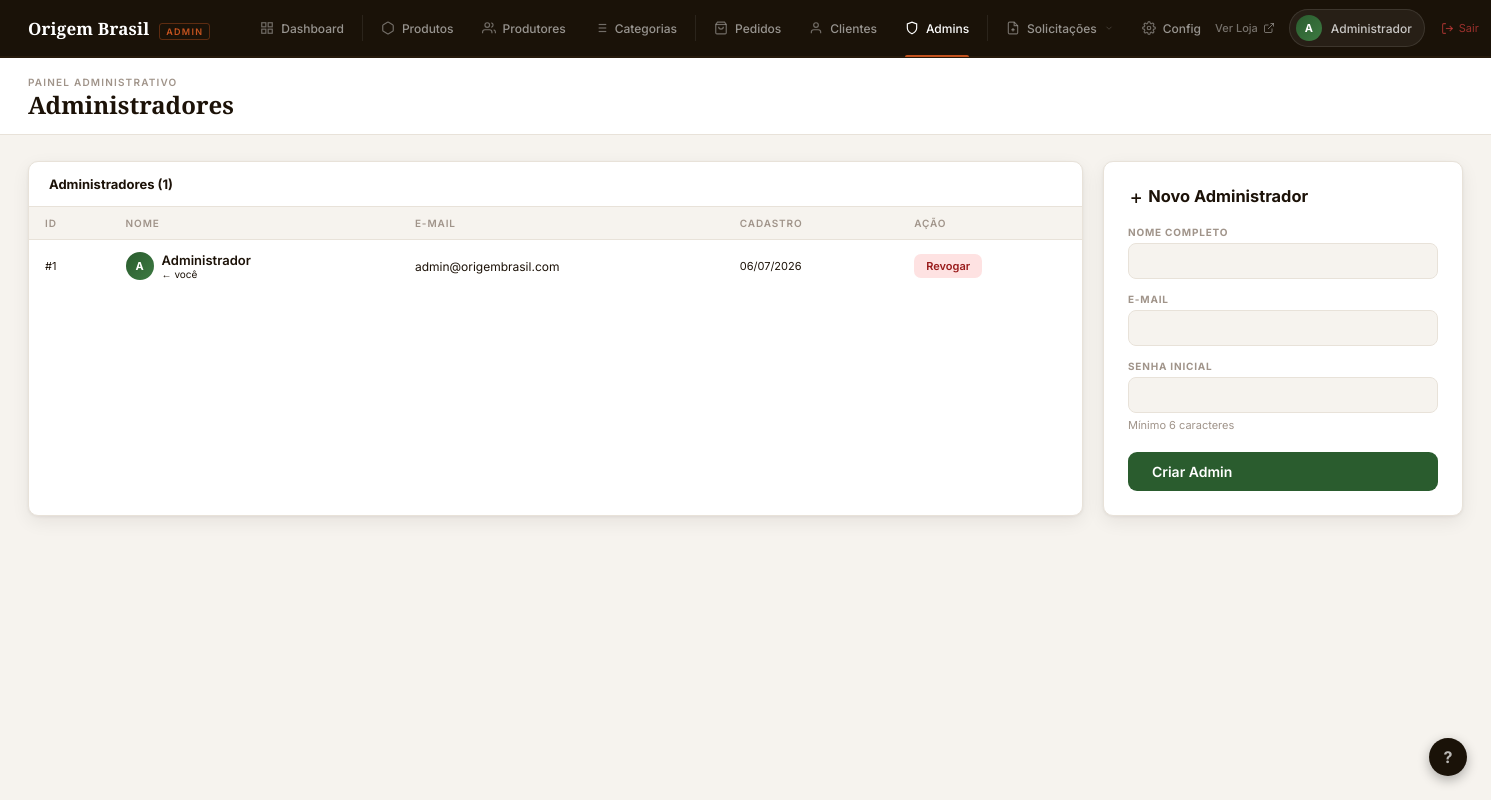
/adm/admins.php (signed in), run on the app's committed database.
### tables this page shows
CREATE TABLE IF NOT EXISTS usuarios (
    id                  INT AUTO_INCREMENT PRIMARY KEY,
    nome                VARCHAR(100) NOT NULL,
    email               VARCHAR(100) NOT NULL UNIQUE,
    senha               VARCHAR(255) NOT NULL,
    tipo                ENUM('cliente','produtor','admin') DEFAULT 'cliente',
    foto                VARCHAR(255) DEFAULT NULL,
    telefone            VARCHAR(20) DEFAULT NULL,
    cpf                 VARCHAR(14) NULL,
    codigo_recuperacao  VARCHAR(6) NULL,
    codigo_expira       DATETIME NULL,
    criado_em           TIMESTAMP DEFAULT CURRENT_TIMESTAMP
);

### adm/admins.php (the view, shortened to what this page needs)
<?php
include("../conexao.php");
$admins = mysqli_fetch_all(mysqli_query($conexao,
    "SELECT * FROM usuarios WHERE tipo='admin' ORDER BY id ASC"
), MYSQLI_ASSOC);
include('layout.php');
?>
<div style="display:grid;grid-template-columns:1fr 360px;gap:20px;">
    <div class="card">
        <div class="card-header"><h3>Administradores (<?php echo count($admins); ?>)</h3></div>
        <table class="adm-table">
            <thead><tr><th>ID</th><th>Nome</th><th>E-mail</th><th>Cadastro</th><th>Ação</th></tr></thead>
            <tbody>
            <?php foreach ($admins as $a): ?>
            <tr>
                <td style="font-size:11px;color:var(--text-3);">#<?php echo $a['id']; ?></td>
                <td>
                    <div style="display:flex;align-items:center;gap:8px;">
                        <div class="avatar-circle" style="width:28px;height:28px;font-size:11px;"><?php echo mb_strtoupper(mb_substr($a['nome'],0,1)); ?></div>
                        <div>
                            <div style="font-weight:600;"><?php echo htmlspecialchars($a['nome']); ?></div>
                            <?php if ($a['id']==(int)$_SESSION['id']): ?><div style="font-size:10px;color:var(--green);">← você</div><?php endif; ?>
                        </div>
                    </div>
                </td>
                <td style="font-size:12px;"><?php echo htmlspecialchars($a['email']); ?></td>
                <td style="font-size:11px;color:var(--text-3);"><?php echo date('d/m/Y', strtotime($a['criado_em'])); ?></td>
                <td>
                    <?php if ($a['id'] !== (int)$_SESSION['id']): ?>
                    <form method="POST" onsubmit="return confirm('Revogar acesso admin de <?php echo addslashes($a['nome']); ?>?')">
                        <button class="btn btn-red" style="padding:5px 12px;font-size:11px;">Revogar</button>
                    </form>
                    <?php else: ?><span style="font-size:11px;color:var(--text-3);">conta atual</span><?php endif; ?>
                </td>
            </tr>
            <?php endforeach; ?>
            </tbody>
        </table>
    </div>
    <div class="card" style="padding:24px;align-self:start;">
        <h3 style="margin-bottom:20px;"><svg style="width:1em;height:1em;vertical-align:middle;display:inline-block;stroke:currentColor;fill:none;stroke-width:2.5;" viewBox="0 0 24 24"><line x1="12" y1="5" x2="12" y2="19"/><line x1="5" y1="12" x2="19" y2="12"/></svg> Novo Administrador</h3>
        <form method="POST">
            <div class="field" style="margin-bottom:14px;"><label>Nome completo</label><input type="text" name="nome" required></div>
            <div class="field" style="margin-bottom:14px;"><label>E-mail</label><input type="email" name="email" required></div>
            <div class="field" style="margin-bottom:20px;"><label>Senha inicial</label><input type="password" name="senha" required><span class="hint">Mínimo 6 caracteres</span></div>
            <button type="submit" class="btn btn-green btn-lg" style="width:100%;">Criar Admin</button>
        </form>
    </div>
</div>
</div></main></body></html>

### adm/layout.php (style rules this page uses)
*,*::before,*::after { box-sizing:border-box;margin:0;padding:0 }
:root { --soil:#1A1208; --soil-2:#261A0C; --stem:#2A5C2E; --stem-2:#3D7A42; --clay:#C4531F; --clay-light:#FBF0EB; --cream:#F6F3EE; --parchment:#FFFFFF; --ink:#1C1208; --ink-2:#5C5046; --dust:#A0948A; --border:#E8E2D9; --radius:10px; --shadow:0 1px 3px rgba(26,18,8,.06),0 6px 18px rgba(26,18,8,.07); }
body { font-family:'Inter',sans-serif;background:var(--cream);color:var(--ink);min-height:100vh;display:flex;flex-direction:column;font-size:14px; }
button { font-family:'Inter',sans-serif;cursor:pointer; }
.card { background:var(--parchment);border:1px solid var(--border);border-radius:var(--radius);overflow:hidden;margin-bottom:20px;box-shadow:var(--shadow); }
.card-header { padding:14px 20px;border-bottom:1px solid var(--border); display:flex;align-items:center;justify-content:space-between; }
.card-header h3 { font-size:13px;font-weight:700;color:var(--ink); }
table.adm-table { width:100%;border-collapse:collapse; }
.adm-table th { font-size:10px;text-transform:uppercase;letter-spacing:.09em; color:var(--dust);font-weight:600;padding:10px 16px; background:var(--cream);border-bottom:1px solid var(--border);text-align:left; }
.adm-table td { font-size:13px;padding:12px 16px;border-bottom:1px solid var(--cream);vertical-align:middle;color:var(--ink); }
.adm-table tr:last-child td { border-bottom:none; }
.btn { display:inline-flex;align-items:center;gap:6px;padding:7px 14px;border:none;border-radius:7px;font-size:12px;font-weight:600;cursor:pointer;transition:all .15s; }
.btn-green { background:var(--stem);color:#fff; }
.btn-red { background:#FEE2E2;color:#991B1B; }
.btn-lg { padding:11px 24px;font-size:14px;border-radius:9px; }
.field { display:flex;flex-direction:column;gap:5px; }
.field label { font-size:10px;font-weight:700;color:var(--dust);text-transform:uppercase;letter-spacing:.08em; }
.field input,.field select,.field textarea { padding:9px 13px;border:1px solid var(--border);border-radius:8px; font-family:'Inter',sans-serif;font-size:13px;outline:none; background:var(--cream);transition:border-color .15s,background .15s;color:var(--ink); }
.field .hint { font-size:11px;color:var(--dust); }
.avatar-circle { width:32px;height:32px;border-radius:50%; background:linear-gradient(135deg,var(--stem),var(--stem-2)); display:flex;align-items:center;justify-content:center; font-size:12px;font-weight:700;color:#fff;flex-shrink:0; }

### data on the page
usuarios: id "1", nome "A", nome "Administrador", shows "← você", email "admin@origembrasil.com", criado_em "06/07/2026"

### other printed values
mb_strtoupper(mb_substr($_SESSION['nome'],0,1)) "A"
explode(' ',$_SESSION['nome'])[0] "Administrador"
$page_title "Administradores"
count($admins) "1"
